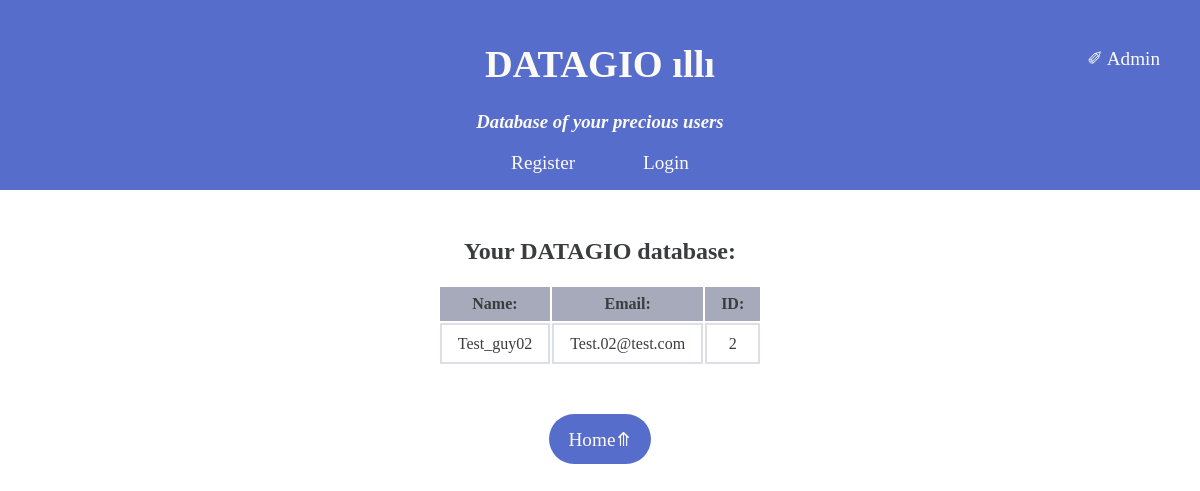
Before: /user/users/ with the older database file.
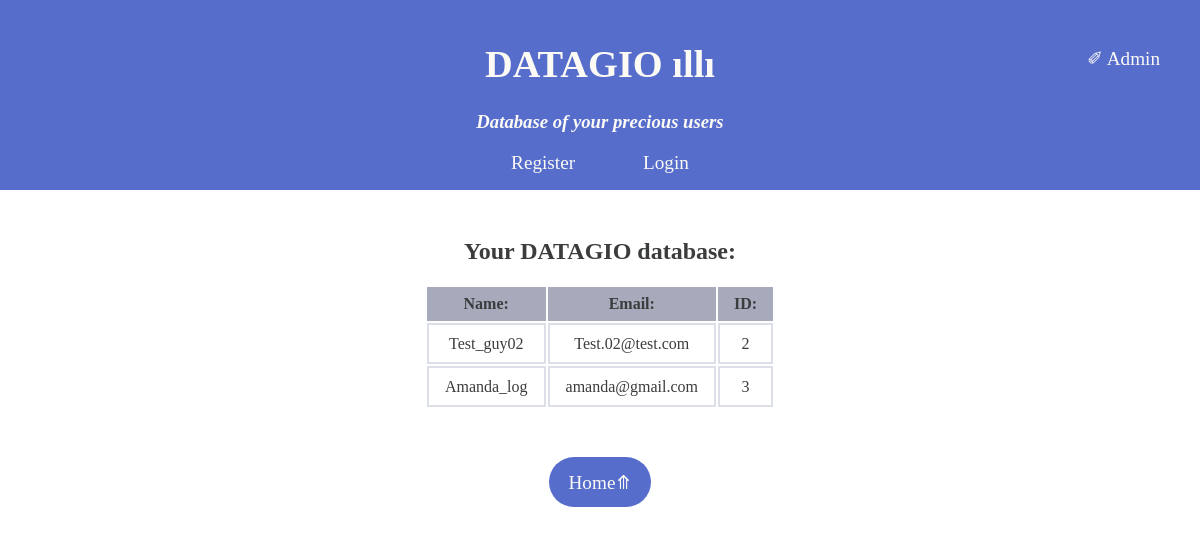
After: the same page with the newer database file.
### user_app/models.py (models this page shows, shortened)
class UserProfileInfo(models.Model):
    user = models.OneToOneField(User, on_delete=models.CASCADE)
    personal_site = models.URLField(blank=True)
    profile_pic = models.ImageField(upload_to='profile_pic', blank=True)

### user_app/views.py (the view)
# urls.py: path('users/', views.users_data, name='users_data'),
def users_data(request):
    user_profiles = models.UserProfileInfo.objects.all()
    return render(request, 'user_app/userprofileinfo_list.html', {'UserProfileInfo': user_profiles})

### templates/user_app/userprofileinfo_list.html
{% extends 'user_app/base.html' %}
{% block body_block %}
<main>
    <h2>Your DATAGIO database:</h2>
    <table>
        <thead>
            <tr>
                <th>Name:</th>
                <th>Email:</th>
                <th>ID:</th>
            </tr>
        </thead>
        <tbody>
            {% for person in UserProfileInfo %}
            <tr>
                <td>{{ person.user.username }}</td>
                <td>{{ person.user.email }}</td>
                <td>{{ person.user_id }}</td>
            </tr>
            {% endfor %}
        </tbody>
    </table>
</main>
<button><a href="{% url 'index' %}">Home⤊</a></button>
{% endblock %}

### templates/user_app/base.html (shortened to what this page needs)
<!doctype html>
{% load static %}
<html lang="en">
<head>
    <link rel="stylesheet" href="{% static "css/style.css" %}"/>
</head>
<body>
    <header>
        <a href="{% url 'index' %}"><h1>DATAGIO ıllı </h1></a>
        <h3><em>Database of your precious users</em></h3>
        <a href="{% url 'admin:index' %}" class="admin_link">✐ Admin </a>
        <a class="user_task" href="{% url 'user_app:register' %}">Register</a>
        {% if user.is_authenticated %}
            <a class="user_task" href="{% url 'logout' %}">Logout</a>
        {% else %}
        <a class="user_task" href="{% url 'user_app:user_login' %}">Login</a>
        {% endif %}
    </header>
    {% block body_block %}
    {% endblock %}
</body>
</html>

### static/css/style.css (style rules this page uses)
* { font-family: Verdana; text-align: center; }
body { margin: 0; padding: 0; }
header { margin: 0; padding: 1em 0 ; background: #566dcc; color: #fcfaf5; }
main { margin: 3rem 0; color: #3b3c3d; }
table { margin: 0 auto; text-align: center; }
thead { background: #a6aaba; }
th { padding: 0.5rem 1rem; }
td { padding: 0.6rem 1rem; border: 2px solid #dcdfe8; }
button { border:none; color: #fcfaf5; background:#566dcc; border-radius: 55px; padding: 1em 1.5em; }
.admin_link { position: absolute; top: 47px; right: 40px; }
a { font-size: 1.2rem; text-decoration:none; color: #fcfaf5; }
.user_task { padding: 2rem; }

Changed rows visible on the page:
added UserProfileInfo: user.username "Amanda_log", user.email "amanda@gmail.com", user_id "3"
